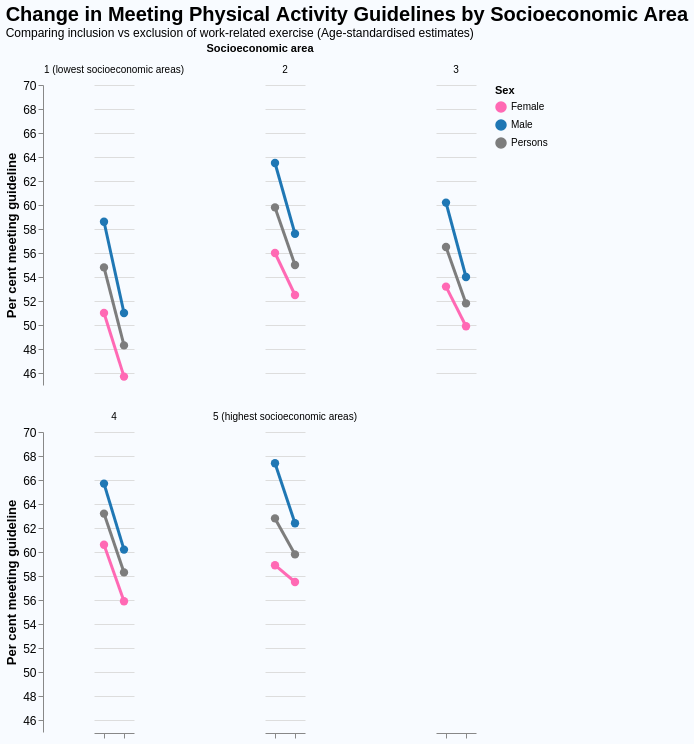

Write the Vega-Lite specification saved for this chart.
### Vega-Lite specification from a JSON file in a GitHub repository (floating-point values rounded to 4 significant figures)
{"$schema": "https://vega.github.io/schema/vega-lite/v5.json", "description": "Slope chart comparing physical activity guideline compliance with and without work exercise by socioeconomic area and sex.", "title": {"text": "Change in Meeting Physical Activity Guidelines by Socioeconomic Area", "subtitle": "Comparing inclusion vs exclusion of work-related exercise (Age-standardised estimates)", "fontSize": 20, "anchor": "start"}, "data": {"values": [{"Sex": "Male", "Places": "1 (lowest socioeconomic areas)", "Conditions": "Including work exercise", "Percent": 58.6}, {"Sex": "Male", "Places": "1 (lowest socioeconomic areas)", "Conditions": "Excluding work exercise", "Percent": 51}, {"Sex": "Male", "Places": "2", "Conditions": "Including work exercise", "Percent": 63.5}, {"Sex": "Male", "Places": "2", "Conditions": "Excluding work exercise", "Percent": 57.6}, {"Sex": "Male", "Places": "3", "Conditions": "Including work exercise", "Percent": 60.2}, {"Sex": "Male", "Places": "3", "Conditions": "Excluding work exercise", "Percent": 54}, {"Sex": "Male", "Places": "4", "Conditions": "Including work exercise", "Percent": 65.7}, {"Sex": "Male", "Places": "4", "Conditions": "Excluding work exercise", "Percent": 60.2}, {"Sex": "Male", "Places": "5 (highest socioeconomic areas)", "Conditions": "Including work exercise", "Percent": 67.4}, {"Sex": "Male", "Places": "5 (highest socioeconomic areas)", "Conditions": "Excluding work exercise", "Percent": 62.4}, {"Sex": "Female", "Places": "1 (lowest socioeconomic areas)", "Conditions": "Including work exercise", "Percent": 51}, {"Sex": "Female", "Places": "1 (lowest socioeconomic areas)", "Conditions": "Excluding work exercise", "Percent": 45.7}, {"Sex": "Female", "Places": "2", "Conditions": "Including work exercise", "Percent": 56}, {"Sex": "Female", "Places": "2", "Conditions": "Excluding work exercise", "Percent": 52.5}, {"Sex": "Female", "Places": "3", "Conditions": "Including work exercise", "Percent": 53.2}, {"Sex": "Female", "Places": "3", "Conditions": "Excluding work exercise", "Percent": 49.9}, {"Sex": "Female", "Places": "4", "Conditions": "Including work exercise", "Percent": 60.6}, {"Sex": "Female", "Places": "4", "Conditions": "Excluding work exercise", "Percent": 55.9}, {"Sex": "Female", "Places": "5 (highest socioeconomic areas)", "Conditions": "Including work exercise", "Percent": 58.9}, {"Sex": "Female", "Places": "5 (highest socioeconomic areas)", "Conditions": "Excluding work exercise", "Percent": 57.5}, {"Sex": "Persons", "Places": "1 (lowest socioeconomic areas)", "Conditions": "Including work exercise", "Percent": 54.8}, {"Sex": "Persons", "Places": "1 (lowest socioeconomic areas)", "Conditions": "Excluding work exercise", "Percent": 48.3}, {"Sex": "Persons", "Places": "2", "Conditions": "Including work exercise", "Percent": 59.8}, {"Sex": "Persons", "Places": "2", "Conditions": "Excluding work exercise", "Percent": 55}, {"Sex": "Persons", "Places": "3", "Conditions": "Including work exercise", "Percent": 56.5}, {"Sex": "Persons", "Places": "3", "Conditions": "Excluding work exercise", "Percent": 51.8}, {"Sex": "Persons", "Places": "4", "Conditions": "Including work exercise", "Percent": 63.2}, {"Sex": "Persons", "Places": "4", "Conditions": "Excluding work exercise", "Percent": 58.3}, {"Sex": "Persons", "Places": "5 (highest socioeconomic areas)", "Conditions": "Including work exercise", "Percent": 62.8}, {"Sex": "Persons", "Places": "5 (highest socioeconomic areas)", "Conditions": "Excluding work exercise", "Percent": 59.8}]}, "mark": {"type": "line", "point": {"filled": true, "size": 70}, "strokeWidth": 3}, "encoding": {"x": {"field": "Conditions", "type": "nominal", "sort": ["Including work exercise", "Excluding work exercise"], "axis": {"title": null, "labels": false}}, "y": {"field": "Percent", "type": "quantitative", "axis": {"title": "Per cent meeting guideline"}, "scale": {"domain": [45, 70]}}, "color": {"field": "Sex", "type": "nominal", "scale": {"range": ["#ff69b4", "#1f77b4", "#7D7D7D"]}, "legend": {"title": "Sex"}}, "facet": {"field": "Places", "type": "nominal", "columns": 3, "sort": ["1 (lowest socioeconomic areas)", "2", "3", "4", "5 (highest socioeconomic areas)"], "header": {"title": "Socioeconomic area"}}, "tooltip": [{"field": "Sex"}, {"field": "Places"}, {"field": "Conditions"}, {"field": "Percent", "format": ".1f"}]}, "config": {"view": {"stroke": "transparent"}, "background": "#f8fbff", "axis": {"labelFontSize": 12, "titleFontSize": 13}, "facet": {"spacing": 25}}}
